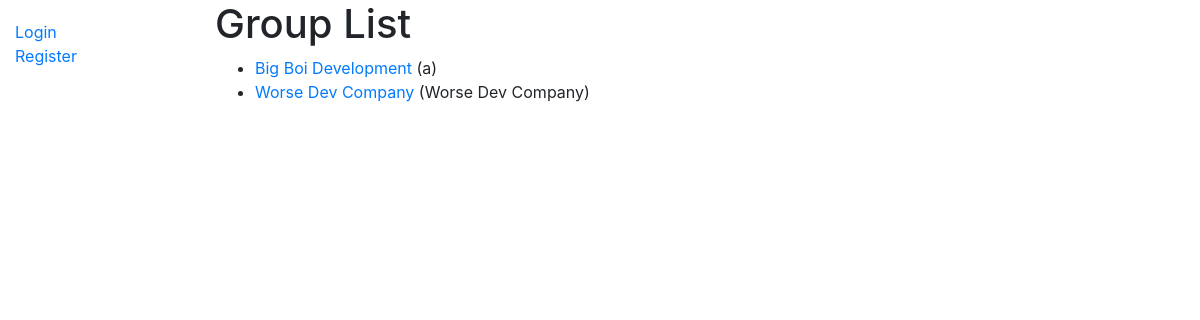
Page /groups/ on the earlier database version.
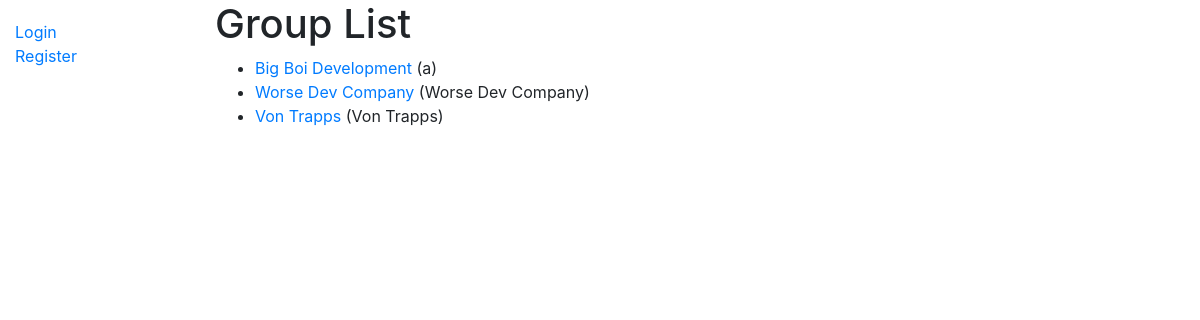
Same page on the later database version.
### PlusOneApp/models.py (models this page shows, shortened)
class Group(models.Model):
    title = models.CharField(max_length=200, primary_key=True)
    description = models.TextField(help_text='Enter a description of for group')
    def curMembers(self):
        return self.membership_set.all().count()
    curMembers.short_description = "Number of members"
    idealCount = models.IntegerField(default=1)
    activities = models.ManyToManyField(Activity, help_text='Select the activities for this group')
    profilePic = models.ImageField(upload_to=None, height_field=None, width_field=None, max_length=None, blank=True, default="static/images/default_group_image.png")
    def displayActivities(self):
        return ', '.join(act.name for act in self.activities.all()[:3])
    displayActivities.short_description = 'Activites'
    def get_absolute_url(self):
        return reverse('group-profile', args=[str(self.title)])

### PlusOneApp/views.py (the view)
# urls.py: path('groups/', views.GroupListView.as_view(), name="groups"),
class GroupListView(generic.ListView):
    model = Group
    context_object_name = 'group_list'
    queryset = Group.objects.all()
    template_name = 'groups/mylist.html'

### PlusOneApp/templates/PlusOneApp/group_list.html
{% extends "base_generic.html" %}
{% block content %}
  <h1>Group List</h1>
  {% if group_list %}
  <ul>
    {% for group in group_list %}
      <li>
        <a href="{{ group.get_absolute_url }}">{{ group.title }}</a> ({{group.description}})
      </li>
    {% endfor %}
  </ul>
  {% else %}
    <p>There are no groups in the database.</p>
  {% endif %}
{% endblock %}

Differences in the rows shown:
added Group: title "Von Trapps", description "Von Trapps"
